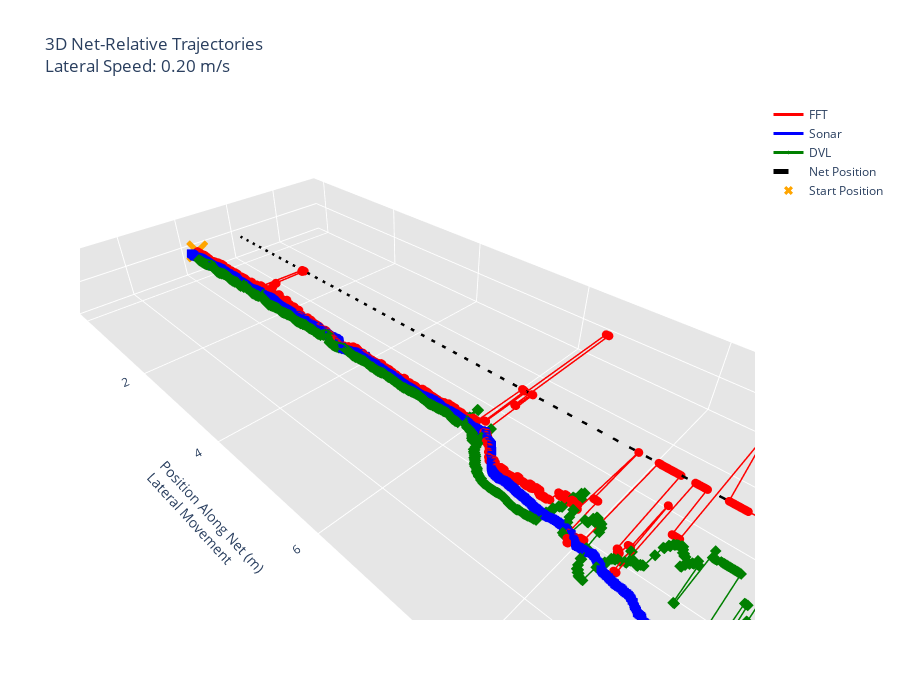
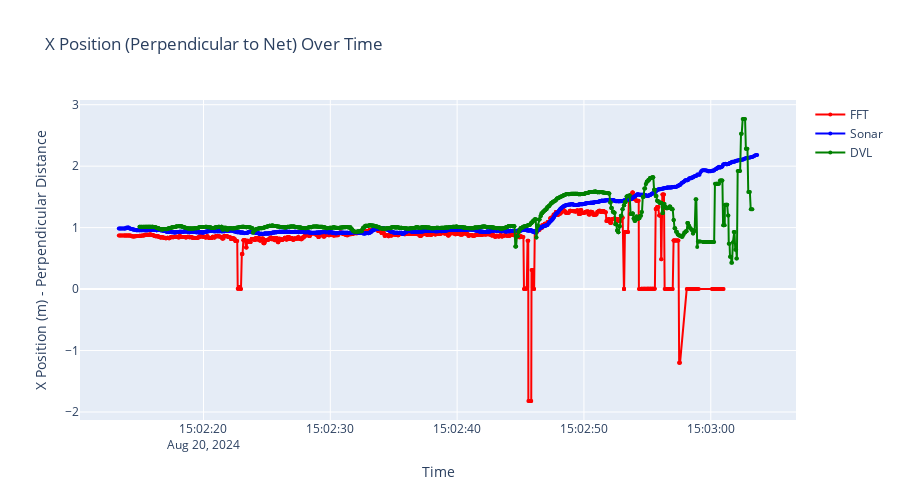
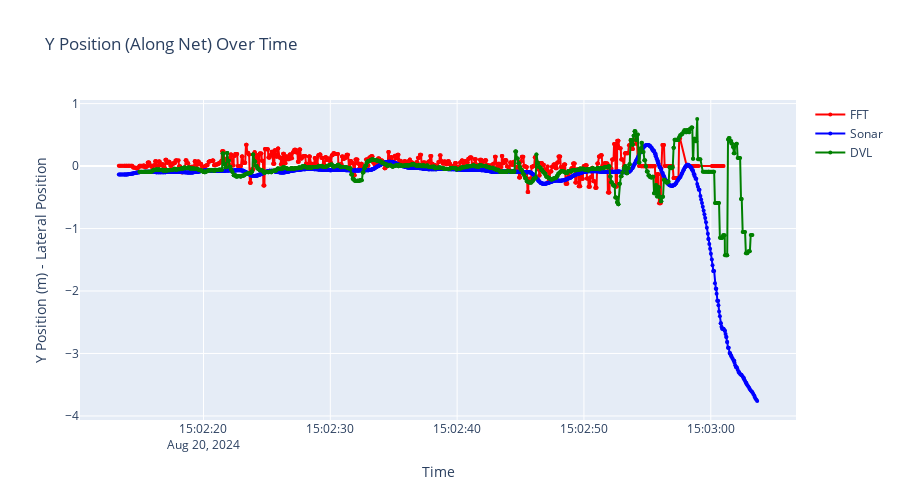

Notebook code cell kept with these figures, in order:
### Markdown cell above
## 7. Net-Relative XY Position Plots

Visualize the robot's trajectory relative to the net plane in XY coordinates from all systems.

### Code cell
# Display XY position plots
if three_sync_df is not None and not three_sync_df.empty and visualizer is not None:
    # Configure lateral speed (robot moving along net)
    LATERAL_SPEED_M_S = 0.2  # meters per second (adjust based on actual speed)
    
    # Generate and save all XY plots
    xy_plot_results = generate_and_save_xy_plots(
        three_sync_df, 
        visualizer, 
        TARGET_BAG, 
        PLOTS_DIR, 
        lateral_speed_m_s=LATERAL_SPEED_M_S
    )
else:
    print("✗ No synchronized data or visualizer available for XY plots")

### Figure 1 — Plotly figure (JSON) as saved in the notebook; plotly's stock layout.template omitted (floating-point values rounded to 4 significant figures; data arrays with more than 128 entries replaced by an {"elided": "..."} marker saying what was removed)
{"data": [{"line": {"color": "red", "width": 3}, "marker": {"color": "red", "size": 3, "symbol": "circle"}, "mode": "lines+markers", "name": "FFT", "type": "scatter3d", "x": {"elided": "1425 float values"}, "y": {"elided": "1425 float values"}, "z": {"elided": "1425 int values"}}, {"line": {"color": "blue", "width": 3}, "marker": {"color": "blue", "size": 3, "symbol": "square"}, "mode": "lines+markers", "name": "Sonar", "type": "scatter3d", "x": {"elided": "1507 float values"}, "y": {"elided": "1507 float values"}, "z": {"elided": "1507 int values"}}, {"line": {"color": "green", "width": 3}, "marker": {"color": "green", "size": 3, "symbol": "diamond"}, "mode": "lines+markers", "name": "DVL", "type": "scatter3d", "x": {"elided": "1464 float values"}, "y": {"elided": "1464 float values"}, "z": {"elided": "1464 int values"}}, {"line": {"color": "black", "dash": "dash", "width": 5}, "mode": "lines", "name": "Net Position", "type": "scatter3d", "x": [0, 0], "y": [0, 10.07], "z": [0, 0]}, {"marker": {"color": "orange", "size": 8, "symbol": "x"}, "mode": "markers", "name": "Start Position", "type": "scatter3d", "x": [0.8699], "y": [0], "z": [0]}], "layout": {"height": 700, "hovermode": "closest", "scene": {"aspectmode": "data", "xaxis": {"backgroundcolor": "rgb(230, 230,230)", "title": {"text": "Distance to Net (m)<br>Perpendicular"}}, "yaxis": {"backgroundcolor": "rgb(230, 230,230)", "title": {"text": "Position Along Net (m)<br>Lateral Movement"}}, "zaxis": {"backgroundcolor": "rgb(230, 230,230)", "title": {"text": "Height (m)"}}}, "showlegend": true, "title": {"text": "3D Net-Relative Trajectories<br>Lateral Speed: 0.20 m/s"}, "width": 900}}

### Figure 2 — Plotly figure (JSON) as saved in the notebook; plotly's stock layout.template omitted (floating-point values rounded to 4 significant figures; data arrays with more than 128 entries replaced by an {"elided": "..."} marker saying what was removed)
{"data": [{"line": {"color": "red", "width": 2}, "marker": {"size": 4}, "mode": "lines+markers", "name": "FFT", "type": "scatter", "x": {"elided": "1425 str values"}, "y": {"elided": "1425 float values"}}, {"line": {"color": "blue", "width": 2}, "marker": {"size": 4}, "mode": "lines+markers", "name": "Sonar", "type": "scatter", "x": {"elided": "1507 str values"}, "y": {"elided": "1507 float values"}}, {"line": {"color": "green", "width": 2}, "marker": {"size": 4}, "mode": "lines+markers", "name": "DVL", "type": "scatter", "x": {"elided": "1464 str values"}, "y": {"elided": "1464 float values"}}], "layout": {"height": 500, "hovermode": "closest", "showlegend": true, "title": {"text": "X Position (Perpendicular to Net) Over Time"}, "xaxis": {"title": {"text": "Time"}}, "yaxis": {"title": {"text": "X Position (m) - Perpendicular Distance"}}}}

### Figure 3 — Plotly figure (JSON) as saved in the notebook; plotly's stock layout.template omitted (floating-point values rounded to 4 significant figures; data arrays with more than 128 entries replaced by an {"elided": "..."} marker saying what was removed)
{"data": [{"line": {"color": "red", "width": 2}, "marker": {"size": 4}, "mode": "lines+markers", "name": "FFT", "type": "scatter", "x": {"elided": "1425 str values"}, "y": {"elided": "1425 float values"}}, {"line": {"color": "blue", "width": 2}, "marker": {"size": 4}, "mode": "lines+markers", "name": "Sonar", "type": "scatter", "x": {"elided": "1507 str values"}, "y": {"elided": "1507 float values"}}, {"line": {"color": "green", "width": 2}, "marker": {"size": 4}, "mode": "lines+markers", "name": "DVL", "type": "scatter", "x": {"elided": "1464 str values"}, "y": {"elided": "1464 float values"}}], "layout": {"height": 500, "hovermode": "closest", "showlegend": true, "title": {"text": "Y Position (Along Net) Over Time"}, "xaxis": {"title": {"text": "Time"}}, "yaxis": {"title": {"text": "Y Position (m) - Lateral Position"}}}}
